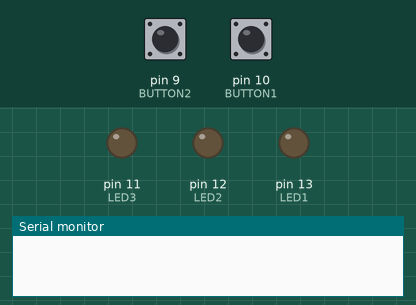
The sketch below on a simulated Arduino Uno, built with avr-gcc and run on an emulated ATmega328P. On the bench: output pins drawn as LEDs (lit = HIGH), the last lines printed to the serial monitor. Inputs (shaded band) come from the test bench; at power-on: pin 9 (BUTTON2) HIGH, pin 10 (BUTTON1) HIGH.

Above: at 1.2 s.
1.3 s: pin 9 (BUTTON2) pulled LOW for 0.15 s
At 1.4 s:
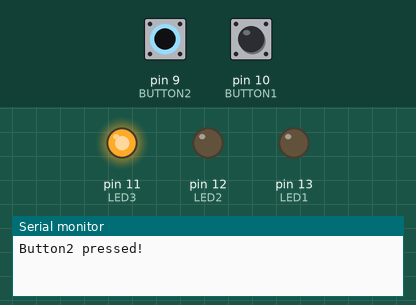
3.0 s: pin 10 (BUTTON1) pulled LOW for 0.15 s
At 3.1 s:
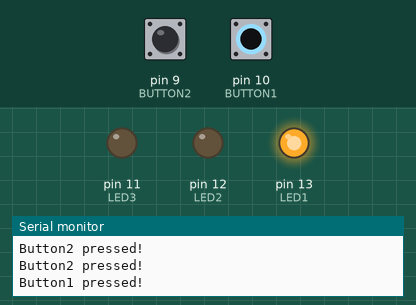
4.7 s: pin 10 (BUTTON1) pulled LOW for 3.2 s
At 8.4 s:
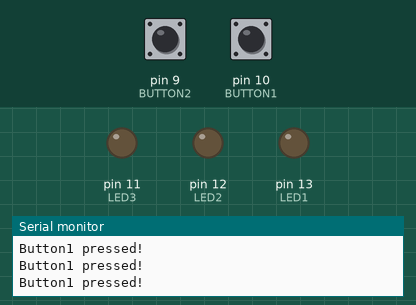
9.4 s: pin 9 (BUTTON2) pulled LOW for 3.2 s
At 10.8 s:
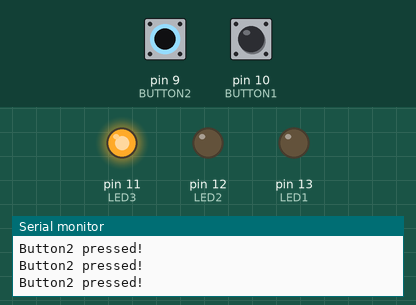
14.1 s: pin 9 (BUTTON2) driven LOW and pin 10 (BUTTON1) driven LOW
At 14.6 s:
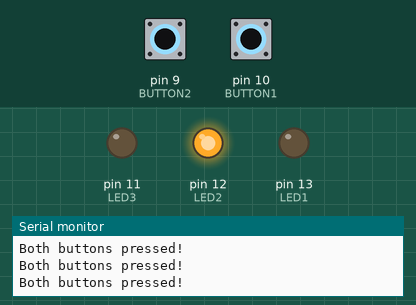
Timing chart, 0 to 16.6 s (numbered marks = the images above; inputs shaded):
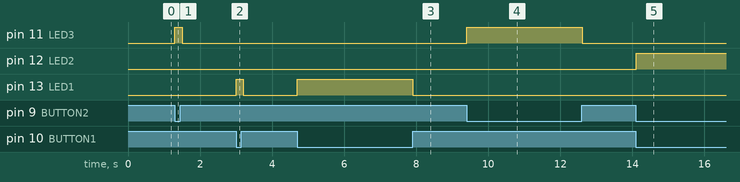

Measured:
- after the input at 1.3 s, pin 11 (LED3): LOW → HIGH at once, → LOW 0.20 s later
- after the input at 3.0 s, pin 13 (LED1): LOW → HIGH at once, → LOW 0.20 s later
- after the input at 4.7 s, pin 13 (LED1): LOW → HIGH at once, → LOW 3.2 s later
- after the input at 9.4 s, pin 11 (LED3): LOW → HIGH at once, → LOW 3.2 s later
- after the input at 14.1 s, pin 12 (LED2): LOW → HIGH at once

The sketch:

sketch_led_light_by_buttons_and_operator.ino
```cpp
#define LED1 13
#define LED2 12
#define LED3 11
#define BUTTON1 10
#define BUTTON2 9

void setup() {
  pinMode(LED1, OUTPUT); // led 1
  pinMode(LED2, OUTPUT); // led 2
  pinMode(LED3, OUTPUT); // led 3

  pinMode(BUTTON1, INPUT_PULLUP); // joystick button 1
  pinMode(BUTTON2, INPUT_PULLUP); // joystick button 2

  Serial.begin(9600);
}

void checkButtons() {
  if (digitalRead(BUTTON1) == 0 && digitalRead(BUTTON2) == 0) {
    digitalWrite(LED2, HIGH);
    Serial.println("Both buttons pressed!");
  } else {
    digitalWrite(LED2, LOW);
  }

  if (digitalRead(BUTTON1) == 0 && digitalRead(BUTTON2) == 1) {
    digitalWrite(LED1, HIGH);
    Serial.println("Button1 pressed!");
  } else {
    digitalWrite(LED1, LOW);
  }

  if (digitalRead(BUTTON2) == 0 && digitalRead(BUTTON1) == 1) {
    digitalWrite(LED3, HIGH);
    Serial.println("Button2 pressed!");
  } else {
    digitalWrite(LED3, LOW);
  }
}

void loop() {
  checkButtons();

  delay(100);
}
```
